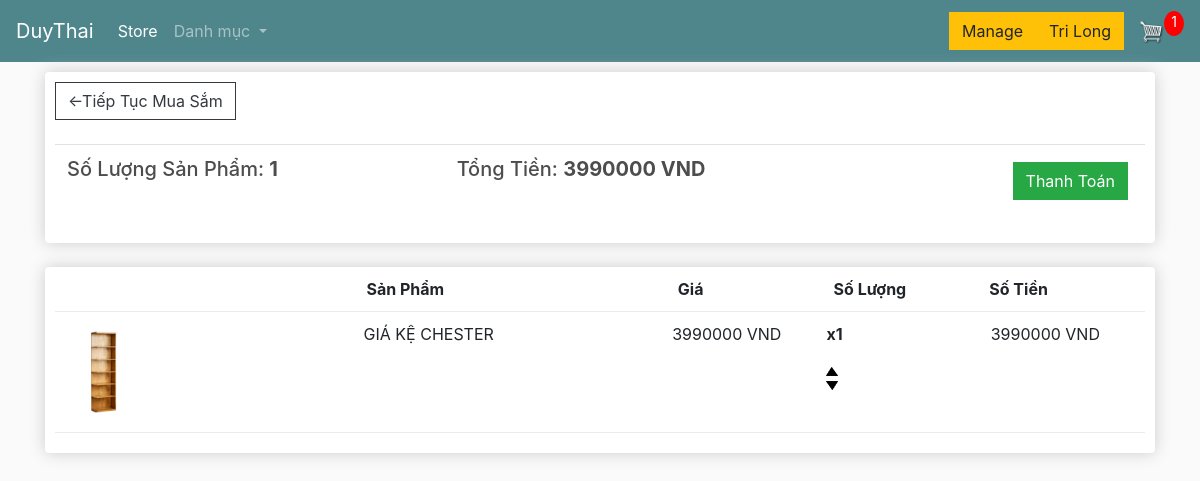
The app's page /cart/ (signed in) with its own data.
### order/models.py (models this page shows, shortened)
class Order(models.Model):
    customer = models.ForeignKey(Customer, on_delete=models.SET_NULL, blank=True, null=True)
    date_ordered = models.DateTimeField(auto_now_add=True)
    complete = models.BooleanField(default=True, null=True, blank=False)
    transaction_id = models.CharField(max_length=100, null=True)
    @property
    def get_cart_total(self):
        orderitems = self.orderitem_set.all()
        total = sum([item.get_total for item in orderitems])
        return total
    @property
    def get_cart_items(self):
        orderitems = self.orderitem_set.all()
        total = sum([item.quantity for item in orderitems])
        return total

class OrderItem(models.Model):
    product = models.ForeignKey(Product, on_delete=models.SET_NULL,blank=True, null=True)
    order = models.ForeignKey(Order, on_delete=models.SET_NULL,blank=True, null=True)
    quantity = models.IntegerField(default=0, null=True, blank=True)
    date_add = models.DateTimeField(auto_now_add=True)
    @property
    def get_total(self):
        total = self.product.price * self.quantity
        return total

### store/models.py (models this page shows, shortened)
class Product(models.Model):
    title = models.CharField(default='',max_length=255)
    price  = models.IntegerField(default=0)
    description = models.TextField(default='')
    digital = models.BooleanField(default=False, null=True, blank=False)
    active = models.BooleanField(default=True)
    category = models.ForeignKey(Category, on_delete=models.CASCADE)
    image = models.ImageField(null=True, blank=True)
    @property
    def imageURL(self):
        try:
            url = self.image.url
        except:
            url = ''
        return url

### cart/views.py (the view)
# urls.py: path('cart/',include('cart.urls')),
def cart(request):
    if request.user.is_authenticated:
        customer = request.user.customer
        order, created = Order.objects.get_or_create( customer=customer, complete=False)
        items = order.orderitem_set.all()
        cartItems = order.get_cart_items
    else:
        items = []
        order = {'get_cart_total' : 0, 'get_cart_items' : 0, 'shipping':False}
        cartItems = order['get_cart_items']
    context = {'items': items, 'order':order, 'cartItems':cartItems}
    return render(request, 'cart/cart.html', context)

### cart/templates/cart/cart.html
{% extends 'store/main.html' %}
{% load static %}
{% block content %}
    <div class="row">
        <div class="col-lg-12">
            <div class="box-element">
                <a class="btn btn-outline-dark" href="{% url 'store' %}">&#x2190;Tiếp Tục Mua Sắm</a>
                <br>
                <br>
                <table class="table">
                    <tr>
                        <th><h5>Số Lượng Sản Phẩm: <strong>{{ order.get_cart_items }}</strong></h5></th>
                        <th><h5>Tổng Tiền: <strong>{{ order.get_cart_total }} VND</strong></h5></th>
                        <th>
                            <a style="float: right; margin:5px" class="btn btn-success" href="{% url 'checkout:checkout' %}">Thanh Toán</a>
                        </th>
                    </tr>
                </table>
            </div>
            <br>
            <div class="box-element">
                <div class="cart-row">
                    <div style="flex:2"></div>
                    <div style="flex:2"><strong>Sản Phẩm</strong></div>
                    <div style="flex:1"> <strong>Giá</strong> </div>
                    <div style="flex:1"><strong>Số Lượng</strong> </div>
                    <div style="flex:1"><strong>Số Tiền</strong> </div>
                </div>
                {% for item in items %}
                <div class="cart-row">
                    <div style="    flex:2"><img class="row-image" src="{{ item.product.imageURL }}" alt=""></div>
                    <div style="flex:2"><p>{{ item.product.title }}</p></div>
                    <div style="flex:1"><p>{{ item.product.price }} VND</p></div>
                    <div class="quantity" style="flex:1">
                        <p class="quantity">x{{ item.quantity }}</p>
                        <img data-product="{{ item.product.id }}" data-action="add" class="chg-quantity update-cart"  src="{% static 'images/arrow-up.png' %}">
                        <img data-product="{{ item.product.id }}" data-action="remove" class="chg-quantity update-cart" src="{% static 'images/arrow-down.png' %}">
                    </div>
                    <div style="flex:1">{{ item.get_total }} VND</div>
                </div>
                {% endfor %}
            </div>
        </div>
    </div>
{% endblock content %}

### store/templates/store/main.html (shortened to what this page needs)
{% load static %}
<!DOCTYPE html>
<html lang="en">
<head>
    <link rel="stylesheet" href="https://cdn.jsdelivr.net/npm/bootstrap@4.5.3/dist/css/bootstrap.min.css">
    <link rel="stylesheet" type="text/css" href="{% static 'css/main.css' %}" >
</head>
<body>
    <nav class="navbar navbar-expand-lg navbar-dark bg-dark">
        <a class="navbar-brand" href="{% url 'store' %}">DuyThai</a>
        <div class="collapse navbar-collapse" id="navbarSupportedContent">
          <ul class="navbar-nav mr-auto">
            <li class="nav-item active">
              <a class="nav-link" href="{% url 'store' %}">Store <span class="sr-only">(current)</span></a>
            </li>
          <li class="nav-item dropdown">
            <a class="nav-link dropdown-toggle" href="#" id="navbarDropdown" role="button" data-toggle="dropdown" aria-haspopup="true" aria-expanded="false">
                Danh mục
            </a>
          </li>
          </ul>
            <div class="form-inline my-2 my-lg-1">
                {% if user.is_authenticated %}
                    <a href=" {% url 'manage' %}"class="btn btn-warning">Manage</a>
                {% endif %}
            </div>
          <div class="form-inline my-2 my-lg-0">
                {% if user.is_authenticated %}
                    <a href=" {% url 'logout' %}"class="btn btn-warning">{{ user.first_name }}</a>
                {% else %}
                    <a href="{% url 'login:login' %}"class="btn btn-warning">Login</a>
                {% endif %}
                <a href="{% url 'cart:cart' %}">
                    <img  id="cart-icon" src="{% static 'store/images/../../../static/images/cart.png' %}"  >
                </a>
                <p id="cart-total">{{ cartItems }}</p>
            </div>
        </div>
    </nav>
    <div class="container">
        {% block content %}
        {% endblock content %}
    </div>
</body>
</html>

### static/css/main.css (style rules this page uses)
body { background-color: hsl(0, 0%, 98%); }
h1,h2,h3,h4,h5,h6 { color:hsl(0, 0%, 30%); }
.box-element { box-shadow:hsl(0, 0%, 80%) 0 0 16px; background-color: #fff; border-radius: 4px; padding: 10px; }
.bg-dark { background-color: #4f868c!important; }
#cart-icon { width:25px; display: inline-block; margin-left: 15px; }
#cart-total { display: block; text-align: center; color:#fff; background-color: red; width: 20px; height: 25px; border-radius: 50%; font-size: 14px; }
.col-lg-4, .col-lg-6, .col-lg-8, .col-lg-12 { margin-top: 10px; }
.btn { border-radius: 0; }
.row-image { width: 100px; }
.cart-row { display: flex; align-items: flex-stretch; padding-bottom: 10px; margin-bottom: 10px; border-bottom: 1px solid #ececec; }
.quantity { display: inline-block; font-weight: 700; padding-right:10px; }
.chg-quantity { width: 12px; cursor: pointer; display: block; margin-top: 5px; transition:.1s; }

### records on screen
Order: get_cart_items "1", get_cart_total "3990000"
OrderItem: product.imageURL (picture), product "GIÁ KỆ CHESTER", product.price "3990000", quantity "1", get_total "3990000"

### other values on screen
{{ user.first_name }} "Tri Long"
{{ cartItems }} "1"
